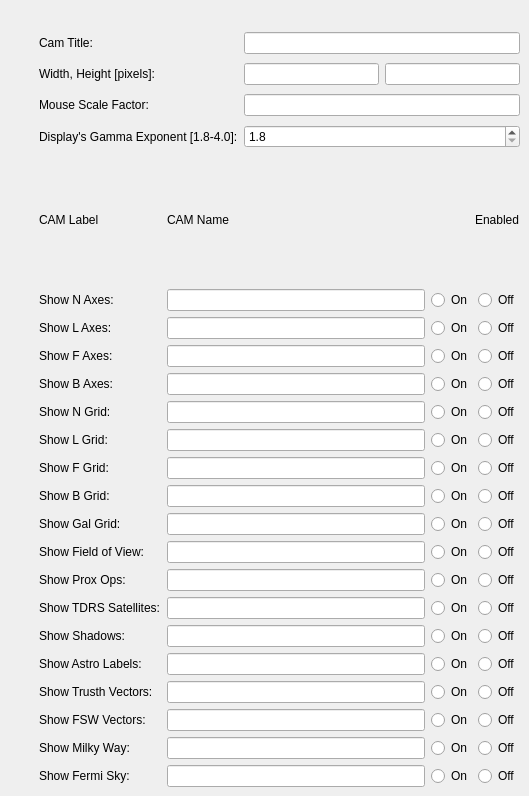
      <widget class="QWidget" name="camTab">
       <attribute name="title">
        <string>CAM</string>
       </attribute>
       <widget class="QWidget" name="gridLayoutWidget_3">
        <property name="geometry">
         <rect>
          <x>39</x>
          <y>29</y>
          <width>481</width>
          <height>124</height>
         </rect>
        </property>
        <layout class="QGridLayout" name="gridLayout_5">
         <item row="2" column="0">
          <widget class="QLabel" name="label_25">
           <property name="text">
            <string>Mouse Scale Factor:</string>
           </property>
          </widget>
         </item>
         <item row="1" column="0">
          <widget class="QLabel" name="label_24">
           <property name="text">
            <string>Width, Height [pixels]:</string>
           </property>
          </widget>
         </item>
         <item row="0" column="0">
          <widget class="QLabel" name="label_23">
           <property name="text">
            <string>Cam Title:</string>
           </property>
          </widget>
         </item>
         <item row="3" column="0">
          <widget class="QLabel" name="label_26">
           <property name="text">
            <string>Display's Gamma Exponent [1.8-4.0]:</string>
           </property>
          </widget>
         </item>
         <item row="0" column="1">
          <layout class="QHBoxLayout" name="horizontalLayout_29">
           <item>
            <widget class="QLineEdit" name="camtitle"/>
           </item>
          </layout>
         </item>
         <item row="1" column="1">
          <layout class="QHBoxLayout" name="horizontalLayout_30">
           <item>
            <widget class="QLineEdit" name="camwidth"/>
           </item>
           <item>
            <widget class="QLineEdit" name="camheight"/>
           </item>
          </layout>
         </item>
         <item row="2" column="1">
          <layout class="QHBoxLayout" name="horizontalLayout_31">
           <item>
            <widget class="QLineEdit" name="mousescale"/>
           </item>
          </layout>
         </item>
         <item row="3" column="1">
          <layout class="QHBoxLayout" name="horizontalLayout_32">
           <item>
            <widget class="QDoubleSpinBox" name="displaygamma">
             <property name="decimals">
              <number>1</number>
             </property>
             <property name="minimum">
              <double>1.800000000000000</double>
             </property>
             <property name="maximum">
              <double>4.000000000000000</double>
             </property>
             <property name="singleStep">
              <double>0.100000000000000</double>
             </property>
            </widget>
           </item>
          </layout>
         </item>
        </layout>
       </widget>
       <widget class="QWidget" name="gridLayoutWidget_4">
        <property name="geometry">
         <rect>
          <x>39</x>
          <y>156</y>
          <width>481</width>
          <height>631</height>
         </rect>
        </property>
        <layout class="QGridLayout" name="gridLayout_6">
         <item row="1" column="1">
          <layout class="QHBoxLayout" name="horizontalLayout_34">
           <item>
            <widget class="QLineEdit" name="show_naxis_name"/>
           </item>
           <item>
            <layout class="QHBoxLayout" name="horizontalLayout_35">
             <item>
              <widget class="QRadioButton" name="show_naxis_on">
               <property name="text">
                <string>On</string>
               </property>
               <attribute name="buttonGroup">
                <string notr="true">show_naxis_toggle</string>
               </attribute>
              </widget>
             </item>
             <item>
              <widget class="QRadioButton" name="show_naxis_off">
               <property name="text">
                <string>Off</string>
               </property>
               <attribute name="buttonGroup">
                <string notr="true">show_naxis_toggle</string>
               </attribute>
              </widget>
             </item>
            </layout>
           </item>
          </layout>
         </item>
         <item row="13" column="1">
          <layout class="QHBoxLayout" name="horizontalLayout_48">
           <item>
            <widget class="QLineEdit" name="show_shdws_name"/>
           </item>
           <item>
            <layout class="QHBoxLayout" name="horizontalLayout_66">
             <item>
              <widget class="QRadioButton" name="show_shdws_on">
               <property name="text">
                <string>On</string>
               </property>
               <attribute name="buttonGroup">
                <string notr="true">show_shdws_toggle</string>
               </attribute>
              </widget>
             </item>
             <item>
              <widget class="QRadioButton" name="show_shdws_off">
               <property name="text">
                <string>Off</string>
               </property>
               <attribute name="buttonGroup">
                <string notr="true">show_shdws_toggle</string>
               </attribute>
              </widget>
             </item>
            </layout>
           </item>
          </layout>
         </item>
         <item row="12" column="1">
          <layout class="QHBoxLayout" name="horizontalLayout_47">
           <item>
            <widget class="QLineEdit" name="show_tdrs_name"/>
           </item>
           <item>
            <layout class="QHBoxLayout" name="horizontalLayout_65">
             <item>
              <widget class="QRadioButton" name="show_tdrs_on">
               <property name="text">
                <string>On</string>
               </property>
               <attribute name="buttonGroup">
                <string notr="true">show_tdrs_toggle</string>
               </attribute>
              </widget>
             </item>
             <item>
              <widget class="QRadioButton" name="show_tdrs_off">
               <property name="text">
                <string>Off</string>
               </property>
               <attribute name="buttonGroup">
                <string notr="true">show_tdrs_toggle</string>
               </attribute>
              </widget>
             </item>
            </layout>
           </item>
          </layout>
         </item>
         <item row="12" column="0">
          <widget class="QLabel" name="label_38">
           <property name="text">
            <string>Show TDRS Satellites:</string>
           </property>
          </widget>
         </item>
         <item row="10" column="1">
          <layout class="QHBoxLayout" name="horizontalLayout_45">
           <item>
            <widget class="QLineEdit" name="show_fov_name"/>
           </item>
           <item>
            <layout class="QHBoxLayout" name="horizontalLayout_63">
             <item>
              <widget class="QRadioButton" name="show_fov_on">
               <property name="text">
                <string>On</string>
               </property>
               <attribute name="buttonGroup">
                <string notr="true">show_fov_toggle</string>
               </attribute>
              </widget>
             </item>
             <item>
              <widget class="QRadioButton" name="show_fov_off">
               <property name="text">
                <string>Off</string>
               </property>
               <attribute name="buttonGroup">
                <string notr="true">show_fov_toggle</string>
               </attribute>
              </widget>
             </item>
            </layout>
           </item>
          </layout>
         </item>
         <item row="3" column="0">
          <widget class="QLabel" name="label_30">
           <property name="text">
            <string>Show F Axes:</string>
           </property>
          </widget>
         </item>
         <item row="15" column="1">
          <layout class="QHBoxLayout" name="horizontalLayout_50">
           <item>
            <widget class="QLineEdit" name="show_truth_name"/>
           </item>
           <item>
            <layout class="QHBoxLayout" name="horizontalLayout_68">
             <item>
              <widget class="QRadioButton" name="show_truth_on">
               <property name="text">
                <string>On</string>
               </property>
               <attribute name="buttonGroup">
                <string notr="true">show_truth_toggle</string>
               </attribute>
              </widget>
             </item>
             <item>
              <widget class="QRadioButton" name="show_truth_off">
               <property name="text">
                <string>Off</string>
               </property>
               <attribute name="buttonGroup">
                <string notr="true">show_truth_toggle</string>
               </attribute>
              </widget>
             </item>
            </layout>
           </item>
          </layout>
         </item>
         <item row="2" column="1">
          <layout class="QHBoxLayout" name="horizontalLayout_38">
           <item>
            <widget class="QLineEdit" name="show_laxis_name"/>
           </item>
           <item>
            <layout class="QHBoxLayout" name="horizontalLayout_54">
             <item>
              <widget class="QRadioButton" name="show_laxis_on">
               <property name="text">
                <string>On</string>
               </property>
               <attribute name="buttonGroup">
                <string notr="true">show_laxis_toggle</string>
               </attribute>
              </widget>
             </item>
             <item>
              <widget class="QRadioButton" name="show_laxis_off">
               <property name="text">
                <string>Off</string>
               </property>
               <attribute name="buttonGroup">
                <string notr="true">show_laxis_toggle</string>
               </attribute>
              </widget>
             </item>
            </layout>
           </item>
          </layout>
         </item>
         <item row="8" column="0">
          <widget class="QLabel" name="label_35">
           <property name="text">
            <string>Show B Grid:</string>
           </property>
          </widget>
         </item>
         <item row="4" column="1">
          <layout class="QHBoxLayout" name="horizontalLayout_40">
           <item>
            <widget class="QLineEdit" name="show_baxis_name"/>
           </item>
           <item>
            <layout class="QHBoxLayout" name="horizontalLayout_57">
             <item>
              <widget class="QRadioButton" name="show_baxis_on">
               <property name="text">
                <string>On</string>
               </property>
               <attribute name="buttonGroup">
                <string notr="true">show_baxis_toggle</string>
               </attribute>
              </widget>
             </item>
             <item>
              <widget class="QRadioButton" name="show_baxis_off">
               <property name="text">
                <string>Off</string>
               </property>
               <attribute name="buttonGroup">
                <string notr="true">show_baxis_toggle</string>
               </attribute>
              </widget>
             </item>
            </layout>
           </item>
          </layout>
         </item>
         <item row="0" column="1">
          <layout class="QHBoxLayout" name="horizontalLayout_33">
           <item>
            <widget class="QLabel" name="label_45">
             <property name="text">
              <string>CAM Name</string>
             </property>
            </widget>
           </item>
           <item>
            <spacer name="horizontalSpacer">
             <property name="orientation">
              <enum>Qt::Horizontal</enum>
             </property>
             <property name="sizeHint" stdset="0">
              <size>
               <width>40</width>
               <height>20</height>
              </size>
             </property>
            </spacer>
           </item>
           <item>
            <widget class="QLabel" name="label_46">
             <property name="text">
              <string>Enabled</string>
             </property>
            </widget>
           </item>
          </layout>
         </item>
         <item row="17" column="1">
          <layout class="QHBoxLayout" name="horizontalLayout_52">
           <item>
            <widget class="QLineEdit" name="show_milky_name"/>
           </item>
           <item>
            <layout class="QHBoxLayout" name="horizontalLayout_70">
             <item>
              <widget class="QRadioButton" name="show_milky_on">
               <property name="text">
                <string>On</string>
               </property>
               <attribute name="buttonGroup">
                <string notr="true">show_milky_toggle</string>
               </attribute>
              </widget>
             </item>
             <item>
              <widget class="QRadioButton" name="show_milky_off">
               <property name="text">
                <string>Off</string>
               </property>
               <attribute name="buttonGroup">
                <string notr="true">show_milky_toggle</string>
               </attribute>
              </widget>
             </item>
            </layout>
           </item>
          </layout>
         </item>
         <item row="3" column="1">
          <layout class="QHBoxLayout" name="horizontalLayout_39">
           <item>
            <widget class="QLineEdit" name="show_faxis_name"/>
           </item>
           <item>
            <layout class="QHBoxLayout" name="horizontalLayout_56">
             <item>
              <widget class="QRadioButton" name="show_faxis_on">
               <property name="text">
                <string>On</string>
               </property>
               <attribute name="buttonGroup">
                <string notr="true">show_faxis_toggle</string>
               </attribute>
              </widget>
             </item>
             <item>
              <widget class="QRadioButton" name="show_faxis_off">
               <property name="text">
                <string>Off</string>
               </property>
               <attribute name="buttonGroup">
                <string notr="true">show_faxis_toggle</string>
               </attribute>
              </widget>
             </item>
            </layout>
           </item>
          </layout>
         </item>
         <item row="15" column="0">
          <widget class="QLabel" name="label_41">
           <property name="text">
            <string>Show Trusth Vectors:</string>
           </property>
          </widget>
         </item>
         <item row="11" column="0">
          <widget class="QLabel" name="label_37">
           <property name="text">
            <string>Show Prox Ops:</string>
           </property>
          </widget>
         </item>
         <item row="10" column="0">
          <widget class="QLabel" name="label_36">
           <property name="text">
            <string>Show Field of View:</string>
           </property>
          </widget>
         </item>
         <item row="5" column="0">
          <widget class="QLabel" name="label_32">
           <property name="text">
            <string>Show N Grid:</string>
           </property>
          </widget>
         </item>
         <item row="5" column="1">
          <layout class="QHBoxLayout" name="horizontalLayout_41">
           <item>
            <widget class="QLineEdit" name="show_ngrid_name"/>
           </item>
           <item>
            <layout class="QHBoxLayout" name="horizontalLayout_59">
             <item>
              <widget class="QRadioButton" name="show_ngrid_on">
               <property name="text">
                <string>On</string>
               </property>
               <attribute name="buttonGroup">
                <string notr="true">show_ngrid_toggle</string>
               </attribute>
              </widget>
             </item>
             <item>
              <widget class="QRadioButton" name="show_ngrid_off">
               <property name="text">
                <string>Off</string>
               </property>
               <attribute name="buttonGroup">
                <string notr="true">show_ngrid_toggle</string>
               </attribute>
              </widget>
             </item>
            </layout>
           </item>
          </layout>
         </item>
         <item row="2" column="0">
          <widget class="QLabel" name="label_29">
           <property name="text">
            <string>Show L Axes:</string>
           </property>
          </widget>
         </item>
         <item row="6" column="1">
          <layout class="QHBoxLayout" name="horizontalLayout_42">
           <item>
            <widget class="QLineEdit" name="show_lgrid_name"/>
           </item>
           <item>
            <layout class="QHBoxLayout" name="horizontalLayout_60">
             <item>
              <widget class="QRadioButton" name="show_lgrid_on">
               <property name="text">
                <string>On</string>
               </property>
               <attribute name="buttonGroup">
                <string notr="true">show_lgrid_toggle</string>
               </attribute>
              </widget>
             </item>
             <item>
              <widget class="QRadioButton" name="show_lgrid_off">
               <property name="text">
                <string>Off</string>
               </property>
               <attribute name="buttonGroup">
                <string notr="true">show_lgrid_toggle</string>
               </attribute>
              </widget>
             </item>
            </layout>
           </item>
          </layout>
         </item>
         <item row="18" column="1">
          <layout class="QHBoxLayout" name="horizontalLayout_53">
           <item>
            <widget class="QLineEdit" name="show_fermi_name"/>
           </item>
           <item>
            <layout class="QHBoxLayout" name="horizontalLayout_71">
             <item>
              <widget class="QRadioButton" name="show_fermi_on">
               <property name="text">
                <string>On</string>
               </property>
               <attribute name="buttonGroup">
                <string notr="true">show_fermi_toggle</string>
               </attribute>
              </widget>
             </item>
             <item>
              <widget class="QRadioButton" name="show_fermi_off">
               <property name="text">
                <string>Off</string>
               </property>
               <attribute name="buttonGroup">
                <string notr="true">show_fermi_toggle</string>
               </attribute>
              </widget>
             </item>
            </layout>
           </item>
          </layout>
         </item>
         <item row="13" column="0">
          <widget class="QLabel" name="label_39">
           <property name="text">
            <string>Show Shadows:</string>
           </property>
          </widget>
         </item>
         <item row="0" column="0">
          <widget class="QLabel" name="label_27">
           <property name="text">
            <string>CAM Label</string>
           </property>
          </widget>
         </item>
         <item row="7" column="0">
          <widget class="QLabel" name="label_34">
           <property name="text">
            <string>Show F Grid:</string>
           </property>
          </widget>
         </item>
         <item row="7" column="1">
          <layout class="QHBoxLayout" name="horizontalLayout_43">
           <item>
            <widget class="QLineEdit" name="show_fgrid_name"/>
           </item>
           <item>
            <layout class="QHBoxLayout" name="horizontalLayout_61">
             <item>
              <widget class="QRadioButton" name="show_fgrid_on">
               <property name="text">
                <string>On</string>
               </property>
               <attribute name="buttonGroup">
                <string notr="true">show_fgrid_toggle</string>
               </attribute>
              </widget>
             </item>
             <item>
              <widget class="QRadioButton" name="show_fgrid_off">
               <property name="text">
                <string>Off</string>
               </property>
               <attribute name="buttonGroup">
                <string notr="true">show_fgrid_toggle</string>
               </attribute>
              </widget>
             </item>
            </layout>
           </item>
          </layout>
         </item>
         <item row="16" column="0">
          <widget class="QLabel" name="label_42">
           <property name="text">
            <string>Show FSW Vectors:</string>
           </property>
          </widget>
         </item>
         <item row="17" column="0">
          <widget class="QLabel" name="label_43">
           <property name="text">
            <string>Show Milky Way:</string>
           </property>
          </widget>
         </item>
         <item row="6" column="0">
          <widget class="QLabel" name="label_33">
           <property name="text">
            <string>Show L Grid:</string>
           </property>
          </widget>
         </item>
         <item row="18" column="0">
          <widget class="QLabel" name="label_44">
           <property name="text">
            <string>Show Fermi Sky:</string>
           </property>
          </widget>
         </item>
         <item row="11" column="1">
          <layout class="QHBoxLayout" name="horizontalLayout_46">
           <item>
            <widget class="QLineEdit" name="show_proxops_name"/>
           </item>
           <item>
            <layout class="QHBoxLayout" name="horizontalLayout_64">
             <item>
              <widget class="QRadioButton" name="show_proxops_on">
               <property name="text">
                <string>On</string>
               </property>
               <attribute name="buttonGroup">
                <string notr="true">show_proxops_toggle</string>
               </attribute>
              </widget>
             </item>
             <item>
              <widget class="QRadioButton" name="show_proxops_off">
               <property name="text">
                <string>Off</string>
               </property>
               <attribute name="buttonGroup">
                <string notr="true">show_proxops_toggle</string>
               </attribute>
              </widget>
             </item>
            </layout>
           </item>
          </layout>
         </item>
         <item row="14" column="0">
          <widget class="QLabel" name="label_40">
           <property name="text">
            <string>Show Astro Labels:</string>
           </property>
          </widget>
         </item>
         <item row="14" column="1">
          <layout class="QHBoxLayout" name="horizontalLayout_49">
           <item>
            <widget class="QLineEdit" name="show_astro_name"/>
           </item>
           <item>
            <layout class="QHBoxLayout" name="horizontalLayout_67">
             <item>
              <widget class="QRadioButton" name="show_astro_on">
               <property name="text">
                <string>On</string>
               </property>
               <attribute name="buttonGroup">
                <string notr="true">show_astro_toggle</string>
               </attribute>
              </widget>
             </item>
             <item>
              <widget class="QRadioButton" name="show_astro_off">
               <property name="text">
                <string>Off</string>
               </property>
               <attribute name="buttonGroup">
                <string notr="true">show_astro_toggle</string>
               </attribute>
              </widget>
             </item>
            </layout>
           </item>
          </layout>
         </item>
         <item row="16" column="1">
          <layout class="QHBoxLayout" name="horizontalLayout_51">
           <item>
            <widget class="QLineEdit" name="show_fsw_name"/>
           </item>
           <item>
            <layout class="QHBoxLayout" name="horizontalLayout_69">
             <item>
              <widget class="QRadioButton" name="show_fsw_on">
               <property name="text">
                <string>On</string>
               </property>
               <attribute name="buttonGroup">
                <string notr="true">show_fsw_toggle</string>
               </attribute>
              </widget>
             </item>
             <item>
              <widget class="QRadioButton" name="show_fsw_off">
               <property name="text">
                <string>Off</string>
               </property>
               <attribute name="buttonGroup">
                <string notr="true">show_fsw_toggle</string>
               </attribute>
              </widget>
             </item>
            </layout>
           </item>
          </layout>
         </item>
         <item row="1" column="0">
          <widget class="QLabel" name="label_28">
           <property name="text">
            <string>Show N Axes:</string>
           </property>
          </widget>
         </item>
         <item row="8" column="1">
          <layout class="QHBoxLayout" name="horizontalLayout_44">
           <item>
            <widget class="QLineEdit" name="show_bgrid_name"/>
           </item>
           <item>
            <layout class="QHBoxLayout" name="horizontalLayout_62">
             <item>
              <widget class="QRadioButton" name="show_bgrid_on">
               <property name="text">
                <string>On</string>
               </property>
               <attribute name="buttonGroup">
                <string notr="true">show_bgrid_toggle</string>
               </attribute>
              </widget>
             </item>
             <item>
              <widget class="QRadioButton" name="show_bgrid_off">
               <property name="text">
                <string>Off</string>
               </property>
               <attribute name="buttonGroup">
                <string notr="true">show_bgrid_toggle</string>
               </attribute>
              </widget>
             </item>
            </layout>
           </item>
          </layout>
         </item>
         <item row="4" column="0">
          <widget class="QLabel" name="label_31">
           <property name="text">
            <string>Show B Axes:</string>
           </property>
          </widget>
         </item>
         <item row="9" column="0">
          <widget class="QLabel" name="label_6">
           <property name="text">
            <string>Show Gal Grid:</string>
           </property>
          </widget>
         </item>
         <item row="9" column="1">
          <layout class="QHBoxLayout" name="horizontalLayout">
           <item>
            <widget class="QLineEdit" name="show_galgrid_name"/>
           </item>
           <item>
            <layout class="QHBoxLayout" name="horizontalLayout_6">
             <item>
              <widget class="QRadioButton" name="show_galgrid_on">
               <property name="text">
                <string>On</string>
               </property>
              </widget>
             </item>
             <item>
              <widget class="QRadioButton" name="show_galgrid_off">
               <property name="text">
                <string>Off</string>
               </property>
              </widget>
             </item>
            </layout>
           </item>
          </layout>
         </item>
        </layout>
       </widget>
      </widget>
